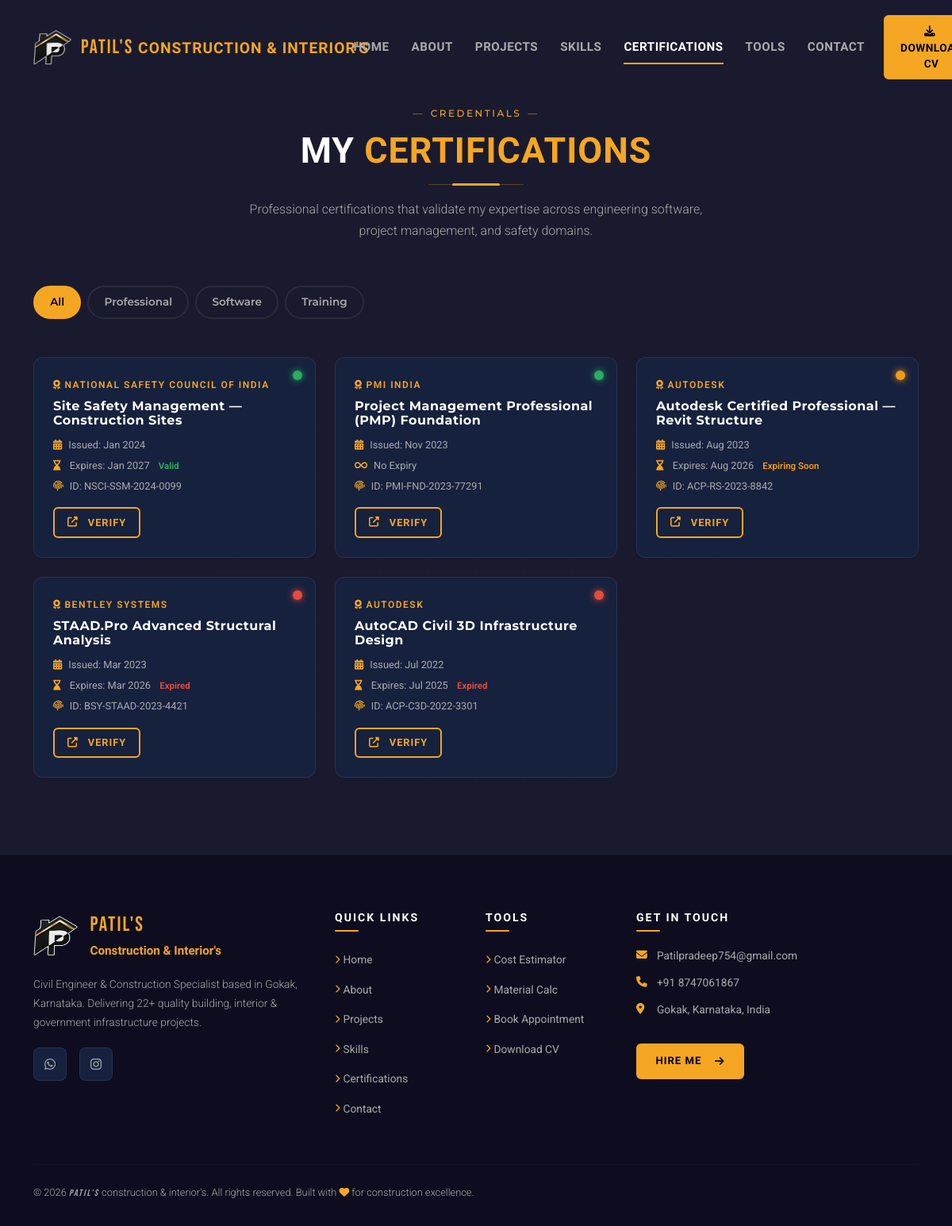
Screenshot of /certifications.php with the database file from the repository.
### tables this page shows
CREATE TABLE IF NOT EXISTS `certifications` (
  `id` INT UNSIGNED NOT NULL AUTO_INCREMENT,
  `title` VARCHAR(200) NOT NULL,
  `issuer` VARCHAR(200) NOT NULL,
  `category` ENUM('academic','professional','software','training','internship') NOT NULL DEFAULT 'professional',
  `issue_date` DATE NOT NULL,
  `expiry_date` DATE DEFAULT NULL,
  `credential_id` VARCHAR(200) DEFAULT NULL,
  `verify_url` VARCHAR(500) DEFAULT NULL,
  `image_path` LONGTEXT DEFAULT NULL,
  `created_at` TIMESTAMP DEFAULT CURRENT_TIMESTAMP,
  PRIMARY KEY (`id`)
);

### includes/config.php (called while the page is built, shortened)
<?php
function loadEnv($file = '.env') {
    $envFile = __DIR__ . '/../' . $file;
    if (!file_exists($envFile)) {
        $envFile = __DIR__ . '/../.env.example';
    }
    if (file_exists($envFile)) {
        $lines = file($envFile, FILE_IGNORE_NEW_LINES | FILE_SKIP_EMPTY_LINES);
        foreach ($lines as $line) {
            if (strpos(trim($line), '#') === 0) continue;
            list($key, $value) = explode('=', $line, 2);
            $key = trim($key);
            $value = trim($value);
        }
    }
}
?>

### includes/functions.php (called while the page is built, shortened)
<?php
function formatDate(string $date): string {
    return date('M Y', strtotime($date));
}
function certStatus(string|null $expiry): string {
    if (!$expiry) return 'valid';
    $exp = new DateTime($expiry);
    $now = new DateTime();
    $diff = $now->diff($exp);
    if ($exp < $now) return 'expired';
    if ($diff->days <= 90) return 'expiring';
    return 'valid';
}
function certStatusLabel(string|null $expiry): string {
    $s = certStatus($expiry);
    return match($s) {
        'expired'  => 'Expired',
        'expiring' => 'Expiring Soon',
        default    => 'Valid',
    };
}
function getAllCertifications(): array {
    $db = getDB();
    $stmt = $db->prepare("SELECT * FROM certifications ORDER BY issue_date DESC");
    $stmt->execute();
    return $stmt->fetchAll();
}

### certifications.php (the view, shortened to what this page needs)
<?php
require_once 'includes/functions.php';
$pageName  = 'certifications';
include 'includes/header.php';
$certs = getAllCertifications();
?>
<section class="section" style="padding-top:8rem;" aria-label="Certifications">
  <div class="container">
    <div class="section-title-wrap" data-aos="fade-up">
      <span class="section-label">Credentials</span>
      <h1 class="section-title">My <span class="accent">Certifications</span></h1>
      <div class="section-divider"></div>
      <p class="mt-3" style="max-width:600px;margin:0 auto;">Professional certifications that validate my expertise across engineering software, project management, and safety domains.</p>
    </div>
    <div class="filter-tabs mb-5" data-aos="fade-up">
      <button class="cert-filter-btn filter-btn active" data-cat="all">All</button>
      <?php
      $catLabels = ['academic'=>'Academic','professional'=>'Professional','software'=>'Software','training'=>'Training','internship'=>'Internship'];
      $usedCats  = array_unique(array_column($certs, 'category'));
      foreach ($catLabels as $key => $label):
        if (in_array($key, $usedCats)): ?>
          <button class="cert-filter-btn filter-btn" data-cat="<?= $key ?>"><?= $label ?></button>
        <?php endif;
      endforeach; ?>
    </div>
    <div class="row g-4">
      <?php foreach ($certs as $c):
        $status = certStatus($c['expiry_date']);
        $statusLabel = certStatusLabel($c['expiry_date']);
      ?>
        <div class="col-lg-4 col-md-6 cert-col" data-cat="<?= htmlspecialchars($c['category']) ?>" data-aos="fade-up">
          <div class="card-custom cert-card h-100">
            <span class="cert-validity <?= $status ?>" title="<?= $statusLabel ?>"></span>
            <div class="cert-issuer"><i class="fas fa-award me-1"></i><?= htmlspecialchars($c['issuer']) ?></div>
            <h3 class="cert-title"><?= htmlspecialchars($c['title']) ?></h3>
            <div class="cert-meta">
              <div class="mb-1"><i class="fas fa-calendar-alt me-2" style="color:var(--clr-accent)"></i>Issued: <?= formatDate($c['issue_date']) ?></div>
              <?php if ($c['expiry_date']): ?>
                <div class="mb-1"><i class="fas fa-hourglass-end me-2" style="color:var(--clr-accent)"></i>
                  Expires: <?= formatDate($c['expiry_date']) ?>
                  <span class="ms-2" style="font-size:0.72rem;font-weight:600;color:<?= $status==='valid' ? 'var(--clr-success)' : ($status==='expiring' ? 'var(--clr-warning)' : 'var(--clr-error)') ?>">
                    <?= $statusLabel ?>
                  </span>
                </div>
              <?php else: ?>
                <div class="mb-1"><i class="fas fa-infinity me-2" style="color:var(--clr-accent)"></i>No Expiry</div>
              <?php endif; ?>
              <?php if ($c['credential_id']): ?>
                <div><i class="fas fa-fingerprint me-2" style="color:var(--clr-accent)"></i>ID: <?= htmlspecialchars($c['credential_id']) ?></div>
              <?php endif; ?>
            </div>
            <div class="mt-3 d-flex gap-2 flex-wrap">
              <?php if ($c['verify_url']): ?>
                <a href="<?= htmlspecialchars($c['verify_url']) ?>" target="_blank" rel="noopener"
                   class="btn-outline-accent" style="padding:0.4rem 1rem;font-size:0.8rem;">
                  <i class="fas fa-external-link-alt me-1"></i>Verify
                </a>
              <?php endif; ?>
            </div>
          </div>
        </div>
      <?php endforeach; ?>
    </div>
  </div>
</section>
<?php include 'includes/footer.php'; ?>

### includes/header.php (shortened to what this page needs)
<?php
$pageName  = $pageName  ?? '';
?>
<!DOCTYPE html>
<html lang="en">
<head>
  <link href="https://cdn.jsdelivr.net/npm/bootstrap@5.3.3/dist/css/bootstrap.min.css" rel="stylesheet">
  <link rel="stylesheet" href="https://cdnjs.cloudflare.com/ajax/libs/font-awesome/6.5.1/css/all.min.css">
  <link rel="stylesheet" href="https://cdn.jsdelivr.net/npm/aos@2.3.4/dist/aos.css">
  <link rel="stylesheet" href="/assets/css/style.min.css">
  <link rel="stylesheet" href="/assets/css/dark-theme.min.css">
  <link rel="stylesheet" href="/assets/css/responsive.min.css">
</head>
<body>
<nav id="mainNav" class="navbar navbar-expand-lg fixed-top" aria-label="Main navigation">
  <div class="container">
    <a class="navbar-brand d-flex align-items-center" href="/" aria-label="PATIL's construction & interior's Home">
      <img src="/assets/images/hero/logo.png" alt="PATIL’s construction & interior’s Logo" style="height: 45px; width: auto; object-fit: contain; margin-right: 12px;">
      <span class="logo-text"><span class="brand-patil">PATIL's</span> <span class="accent">CONSTRUCTION & INTERIOR'S</span></span>
    </a>
    <div class="navbar-collapse" id="navMenu">
      <ul class="navbar-nav ms-auto align-items-lg-center gap-lg-1">
        <li class="nav-item"><a class="nav-link <?= $pageName==='home' ? 'active' : '' ?>" href="/">Home</a></li>
        <li class="nav-item"><a class="nav-link <?= $pageName==='about' ? 'active' : '' ?>" href="/about.php">About</a></li>
        <li class="nav-item"><a class="nav-link <?= $pageName==='projects' ? 'active' : '' ?>" href="/projects.php">Projects</a></li>
        <li class="nav-item"><a class="nav-link <?= $pageName==='skills' ? 'active' : '' ?>" href="/skills.php">Skills</a></li>
        <li class="nav-item"><a class="nav-link <?= $pageName==='certifications' ? 'active' : '' ?>" href="/certifications.php">Certifications</a></li>
        <li class="nav-item dropdown">
          <a class="nav-link dropdown-toggle <?= in_array($pageName,['estimator','calculator']) ? 'active' : '' ?>" href="#" role="button" data-bs-toggle="dropdown" aria-expanded="false">Tools</a>
        </li>
        <li class="nav-item"><a class="nav-link <?= $pageName==='contact' ? 'active' : '' ?>" href="/contact.php">Contact</a></li>
        <li class="nav-item ms-lg-2">
          <a class="btn btn-cv" href="/resume/download.php" id="navDownloadCV">
            <i class="fas fa-download me-1"></i>Download CV
          </a>
        </li>
      </ul>
    </div>
  </div>
</nav>
<main id="main-content">

### includes/footer.php (shortened to what this page needs)
</main>
<footer class="site-footer">
  <div class="container">
    <div class="row gy-5 align-items-start">
      <div class="col-lg-4 col-md-12">
        <div class="footer-brand">
          <img src="/assets/images/hero/logo.png"
               alt="PATIL's construction & interior's Logo"
               style="height:52px;width:auto;object-fit:contain;">
          <span class="footer-name">
            <span class="brand-patil">PATIL's</span><br>
            <span class="accent" style="font-size:0.95rem;">Construction & Interior's</span>
          </span>
        </div>
        <p class="footer-bio">
          Civil Engineer & Construction Specialist based in Gokak, Karnataka.
          Delivering 22+ quality building, interior &amp; government infrastructure projects.
        </p>
        <div class="footer-social">
          <a href="https://wa.me/918747061867" target="_blank" rel="noopener noreferrer"
             aria-label="Chat on WhatsApp" title="Chat on WhatsApp" class="social-icon">
            <i class="fab fa-whatsapp"></i>
          </a>
          <a href="https://www.instagram.com/blacck_heaart?igsh=bnRxc2FsZTZoYXIw"
             target="_blank" rel="noopener noreferrer" aria-label="Instagram"
             title="Follow on Instagram" class="social-icon">
            <i class="fab fa-instagram"></i>
          </a>
        </div>
      </div>
      <div class="col-lg-2 col-sm-4 col-6">
        <h4 class="footer-heading">Quick Links</h4>
        <ul class="footer-links">
          <li><a href="/"><i class="fas fa-chevron-right me-1" style="font-size:0.65rem;color:var(--clr-accent);"></i>Home</a></li>
          <li><a href="/about.php"><i class="fas fa-chevron-right me-1" style="font-size:0.65rem;color:var(--clr-accent);"></i>About</a></li>
          <li><a href="/projects.php"><i class="fas fa-chevron-right me-1" style="font-size:0.65rem;color:var(--clr-accent);"></i>Projects</a></li>
          <li><a href="/skills.php"><i class="fas fa-chevron-right me-1" style="font-size:0.65rem;color:var(--clr-accent);"></i>Skills</a></li>
          <li><a href="/certifications.php"><i class="fas fa-chevron-right me-1" style="font-size:0.65rem;color:var(--clr-accent);"></i>Certifications</a></li>
          <li><a href="/contact.php"><i class="fas fa-chevron-right me-1" style="font-size:0.65rem;color:var(--clr-accent);"></i>Contact</a></li>
        </ul>
      </div>
      <div class="col-lg-2 col-sm-4 col-6">
        <h4 class="footer-heading">Tools</h4>
        <ul class="footer-links">
          <li><a href="/tools/estimator.php"><i class="fas fa-chevron-right me-1" style="font-size:0.65rem;color:var(--clr-accent);"></i>Cost Estimator</a></li>
          <li><a href="/tools/calculator.php"><i class="fas fa-chevron-right me-1" style="font-size:0.65rem;color:var(--clr-accent);"></i>Material Calc</a></li>
          <li><a href="/contact.php"><i class="fas fa-chevron-right me-1" style="font-size:0.65rem;color:var(--clr-accent);"></i>Book Appointment</a></li>
          <li><a href="/resume/download.php"><i class="fas fa-chevron-right me-1" style="font-size:0.65rem;color:var(--clr-accent);"></i>Download CV</a></li>
        </ul>
      </div>
      <div class="col-lg-4 col-sm-4 col-12">
        <h4 class="footer-heading">Get In Touch</h4>
        <ul class="footer-contact-list">
          <li>
            <i class="fas fa-envelope"></i>
            <a href="mailto:Patilpradeep754@gmail.com">Patilpradeep754@gmail.com</a>
          </li>
          <li>
            <i class="fas fa-phone"></i>
            <a href="tel:+918747061867">+91 8747061867</a>
          </li>
          <li>
            <i class="fas fa-map-marker-alt"></i>
            <span>Gokak, Karnataka, India</span>
          </li>
        </ul>
        <a href="/contact.php" class="btn-accent mt-2" style="font-size:0.82rem;padding:0.6rem 1.4rem;">
          Hire Me &nbsp;<i class="fas fa-arrow-right"></i>
        </a>
      </div>
    </div>
    <hr class="footer-divider">
    <div class="footer-bottom">
      <p class="mb-0">
        &copy; <?= date('Y') ?>
        <span class="brand-patil" style="font-size:0.9em;font-weight:400;color:inherit;font-style:italic;">PATIL's</span>
        construction &amp; interior's. All rights reserved.
        Built with <i class="fas fa-heart accent-text"></i> for construction excellence.
      </p>
    </div>
  </div>
</footer>
</body>
</html>

### rows the page displays
certifications: issuer "NATIONAL SAFETY COUNCIL OF INDIA", title "Site Safety Management — Construction Sites", issue_date "Jan 2024", expiry_date "Jan 2027", expiry_date "Valid", credential "NSCI-SSM-2024-0099"
certifications: issuer "PMI INDIA", title "Project Management Professional (PMP) Foundation", issue_date "Nov 2023", shows "No Expiry", credential "PMI-FND-2023-77291"
certifications: issuer "AUTODESK", title "Autodesk Certified Professional — Revit Structure", issue_date "Aug 2023", expiry_date "Aug 2026", expiry_date "Expiring Soon", credential "ACP-RS-2023-8842"
certifications: issuer "BENTLEY SYSTEMS", title "STAAD.Pro Advanced Structural Analysis", issue_date "Mar 2023", expiry_date "Mar 2026", expiry_date "Expired", credential "BSY-STAAD-2023-4421"
certifications: issuer "AUTODESK", title "AutoCAD Civil 3D Infrastructure Design", issue_date "Jul 2022", expiry_date "Jul 2025", expiry_date "Expired", credential "ACP-C3D-2022-3301"

### other values shown
$label "Professional"
$label "Software"
$label "Training"
